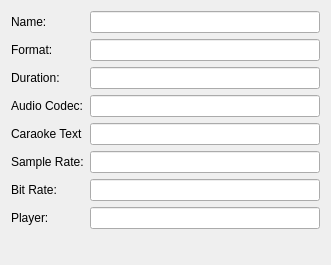
<?xml version="1.0" encoding="UTF-8"?>
<ui version="4.0">
 <class>PropertiesWindow</class>
 <widget class="QDialog" name="PropertiesWindow">
  <property name="geometry">
   <rect>
    <x>0</x>
    <y>0</y>
    <width>331</width>
    <height>265</height>
   </rect>
  </property>
  <property name="windowTitle">
   <string>Dialog</string>
  </property>
  <layout class="QHBoxLayout" name="horizontalLayout">
   <item>
    <layout class="QFormLayout" name="formLayout">
     <item row="0" column="0">
      <widget class="QLabel" name="label">
       <property name="text">
        <string>Name:</string>
       </property>
      </widget>
     </item>
     <item row="1" column="0">
      <widget class="QLabel" name="label_2">
       <property name="text">
        <string>Format:</string>
       </property>
      </widget>
     </item>
     <item row="2" column="0">
      <widget class="QLabel" name="label_3">
       <property name="text">
        <string>Duration:</string>
       </property>
      </widget>
     </item>
     <item row="3" column="0">
      <widget class="QLabel" name="label_4">
       <property name="text">
        <string>Audio Codec:</string>
       </property>
      </widget>
     </item>
     <item row="0" column="1">
      <widget class="QLineEdit" name="lineEdit">
       <property name="readOnly">
        <bool>true</bool>
       </property>
      </widget>
     </item>
     <item row="1" column="1">
      <widget class="QLineEdit" name="lineEdit_2">
       <property name="readOnly">
        <bool>true</bool>
       </property>
      </widget>
     </item>
     <item row="2" column="1">
      <widget class="QLineEdit" name="lineEdit_3">
       <property name="readOnly">
        <bool>true</bool>
       </property>
      </widget>
     </item>
     <item row="3" column="1">
      <widget class="QLineEdit" name="lineEdit_4">
       <property name="readOnly">
        <bool>true</bool>
       </property>
      </widget>
     </item>
     <item row="4" column="0">
      <widget class="QLabel" name="label_5">
       <property name="text">
        <string>Caraoke Text</string>
       </property>
      </widget>
     </item>
     <item row="5" column="0">
      <widget class="QLabel" name="label_6">
       <property name="text">
        <string>Sample Rate:</string>
       </property>
      </widget>
     </item>
     <item row="6" column="0">
      <widget class="QLabel" name="label_7">
       <property name="text">
        <string>Bit Rate:</string>
       </property>
      </widget>
     </item>
     <item row="7" column="0">
      <widget class="QLabel" name="label_8">
       <property name="text">
        <string>Player:</string>
       </property>
      </widget>
     </item>
     <item row="4" column="1">
      <widget class="QLineEdit" name="lineEdit_5">
       <property name="readOnly">
        <bool>true</bool>
       </property>
      </widget>
     </item>
     <item row="5" column="1">
      <widget class="QLineEdit" name="lineEdit_6">
       <property name="readOnly">
        <bool>true</bool>
       </property>
      </widget>
     </item>
     <item row="6" column="1">
      <widget class="QLineEdit" name="lineEdit_7">
       <property name="readOnly">
        <bool>true</bool>
       </property>
      </widget>
     </item>
     <item row="7" column="1">
      <widget class="QLineEdit" name="lineEdit_8">
       <property name="readOnly">
        <bool>true</bool>
       </property>
      </widget>
     </item>
    </layout>
   </item>
  </layout>
 </widget>
 <resources/>
 <connections/>
</ui>
